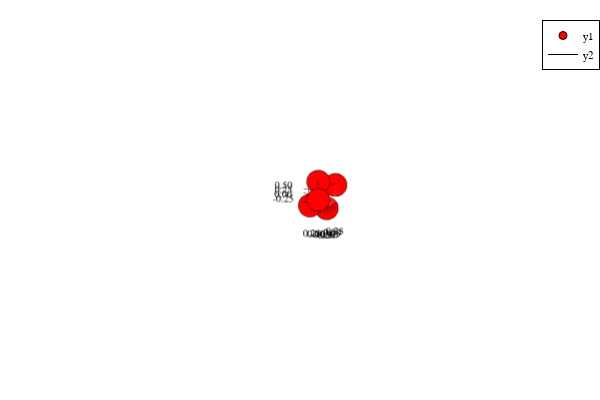

Notebook source saved alongside this figure:
### Code cell
a = Point3D(0.0,0.0,0.0)
b = Point3D(1.0,0.0,0.0)
c = Point3D(1.0,1.0,0.0)
d = Point3D(1.0,1.0,1.0)
e = Point3D(0.0,1.0,1.0)
P = PolygonalChain2([a,b,c,d,e])
#dihedralRotate!(P,2,pi/4)
centerChain!(P)
plot()
plotChain!(centerChain(P),"red")

### Figure 1 — Plotly figure (JSON) as saved in the notebook; plotly's stock layout.template omitted (floating-point values rounded to 4 significant figures)
{"data": [{"colorbar": {"title": {"text": ""}}, "legendgroup": "y1", "marker": {"color": "rgba(255, 0, 0, 1.000)", "line": {"color": "rgba(0, 0, 0, 1)", "width": 1}, "size": 8, "symbol": "circle"}, "mode": "markers", "name": "y1", "scene": "scene", "showlegend": true, "type": "scatter3d", "x": [-0.6, 0.4, 0.4, 0.4, -0.6], "xaxis": "x", "y": [-0.6, -0.6, 0.4, 0.4, 0.4], "yaxis": "y", "z": [-0.4, -0.4, -0.4, 0.6, 0.6], "zaxis": "z", "zmax": null, "zmin": null}, {"colorbar": {"title": {"text": ""}}, "legendgroup": "y2", "line": {"color": "rgba(0, 0, 0, 1)", "dash": "solid", "shape": "linear", "width": 1}, "mode": "lines", "name": "y2", "scene": "scene", "showlegend": true, "type": "scatter3d", "x": [-0.6, 0.4, 0.4, 0.4, -0.6], "xaxis": "x", "y": [-0.6, -0.6, 0.4, 0.4, 0.4], "yaxis": "y", "z": [-0.4, -0.4, -0.4, 0.6, 0.6], "zaxis": "z", "zmax": null, "zmin": null}], "layout": {"annotations": [], "height": 400, "legend": {"bgcolor": "rgba(255, 255, 255, 1.000)", "bordercolor": "rgba(0, 0, 0, 1)", "borderwidth": 1, "font": {"color": "rgba(0, 0, 0, 1)", "family": "sans-serif", "size": 11}, "title": {"font": {"color": "rgba(0, 0, 0, 1)", "family": "sans-serif", "size": 15}, "text": ""}, "tracegroupgap": 0, "traceorder": "normal", "x": 1, "xanchor": "auto", "y": 1, "yanchor": "auto"}, "margin": {"b": 20, "l": 0, "r": 0, "t": 20}, "paper_bgcolor": "rgba(255, 255, 255, 1.000)", "plot_bgcolor": "rgba(255, 255, 255, 1.000)", "scene": {"aspectmode": "auto", "aspectratio": {"x": 1, "y": 1, "z": 1}, "camera": {"center": {"x": 0, "y": 0, "z": 0}, "eye": {"x": 8.681, "y": 17.28, "z": -7.183}, "projection": {"type": "perspective"}, "up": {"x": 0, "y": 0, "z": 1}}, "domain": {"x": [0.08064, 0.9934], "y": [0.03762, 0.9902]}, "xaxis": {"gridcolor": "rgba(0, 0, 0, 0.1)", "gridwidth": 0.5, "linecolor": "rgba(0, 0, 0, 1)", "mirror": false, "range": [-0.63, 0.43], "showgrid": true, "showline": true, "showticklabels": true, "tickangle": 0, "tickcolor": "rgb(0, 0, 0)", "tickfont": {"color": "rgba(0, 0, 0, 1)", "family": "sans-serif", "size": 11}, "tickmode": "array", "ticks": "inside", "ticktext": ["-0.50", "-0.25", "0.00", "0.25"], "tickvals": [-0.5, -0.25, 0, 0.25], "title": {"font": {"color": "rgba(0, 0, 0, 1)", "family": "sans-serif", "size": 15}, "text": ""}, "type": "linear", "visible": true, "zeroline": false, "zerolinecolor": "rgba(0, 0, 0, 1)"}, "yaxis": {"gridcolor": "rgba(0, 0, 0, 0.1)", "gridwidth": 0.5, "linecolor": "rgba(0, 0, 0, 1)", "mirror": false, "range": [-0.63, 0.43], "showgrid": true, "showline": true, "showticklabels": true, "tickangle": 0, "tickcolor": "rgb(0, 0, 0)", "tickfont": {"color": "rgba(0, 0, 0, 1)", "family": "sans-serif", "size": 11}, "tickmode": "array", "ticks": "inside", "ticktext": ["-0.50", "-0.25", "0.00", "0.25"], "tickvals": [-0.5, -0.25, 0, 0.25], "title": {"font": {"color": "rgba(0, 0, 0, 1)", "family": "sans-serif", "size": 15}, "text": ""}, "type": "linear", "visible": true, "zeroline": false, "zerolinecolor": "rgba(0, 0, 0, 1)"}, "zaxis": {"gridcolor": "rgba(0, 0, 0, 0.1)", "gridwidth": 0.5, "linecolor": "rgba(0, 0, 0, 1)", "mirror": false, "range": [-0.43, 0.63], "showgrid": true, "showline": true, "showticklabels": true, "tickangle": 0, "tickcolor": "rgb(0, 0, 0)", "tickfont": {"color": "rgba(0, 0, 0, 1)", "family": "sans-serif", "size": 11}, "tickmode": "array", "ticks": "inside", "ticktext": ["-0.25", "0.00", "0.25", "0.50"], "tickvals": [-0.25, 0, 0.25, 0.5], "title": {"font": {"color": "rgba(0, 0, 0, 1)", "family": "sans-serif", "size": 15}, "text": ""}, "type": "linear", "visible": true, "zeroline": false, "zerolinecolor": "rgba(0, 0, 0, 1)"}}, "showlegend": true, "width": 600}}
